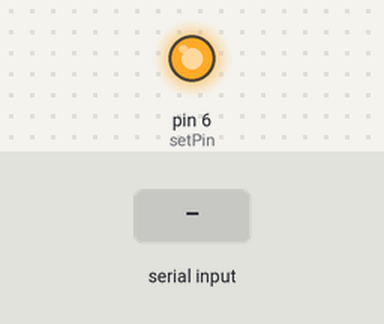
The sketch below on a simulated Arduino Uno, built with avr-gcc and run on an emulated ATmega328P. Parts: output pins drawn as LEDs (lit = HIGH). Inputs (shaded band) come from the test bench. What the sketch prints to the serial monitor is not drawn.

Above: at 1.2 s.
1.3 s: "AT+C001" received over the second serial link
At 1.55 s:
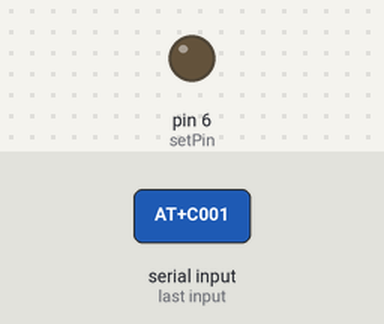
Timing chart, 0 to 4.3 s (numbered marks = the images above; inputs shaded):
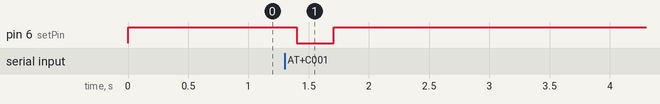

Measured:
- after the input at 1.3 s, pin 6 (setPin): HIGH → LOW after 0.10 s, → HIGH 0.31 s later

The sketch:

RX.ino
```cpp
/*    Arduino Long Range Wireless Communication using HC-12
        Example 02 - Changing channels using push buttons
   by Dejan Nedelkovski, www.HowToMechatronics.com
*/

#include <SoftwareSerial.h>

#define setPin 6

SoftwareSerial HC12(10, 11); // HC-12 TX Pin, HC-12 RX Pin

byte incomingByte;
String readBuffer = "";

void setup() {
  Serial.begin(9600);             // Open serial port to computer
  HC12.begin(9600);               // Open serial port to HC12
  pinMode(setPin, OUTPUT);
  digitalWrite(setPin, HIGH);     // HC-12 normal mode
}

void loop() {
  // ==== Storing the incoming data into a String variable
  while (HC12.available()) {             // If HC-12 has data
    incomingByte = HC12.read();          // Store each icoming byte from HC-12
    readBuffer += char(incomingByte);    // Add each byte to ReadBuffer string variable
  }
  delay(100);
  // ==== Sending data from one HC-12 to another via the Serial Monitor
  while (Serial.available()) {
    HC12.write(Serial.read());
  }
  // === If button 1 is pressed, set channel 01
  if (readBuffer == "AT+C001") {
    digitalWrite(setPin, LOW);           // Set HC-12 into AT Command mode
    delay(100);                          // Wait for the HC-12 to enter AT Command mode
    HC12.print(readBuffer);              // Send AT Command to HC-12 ("AT+C001")
    delay(200);
    while (HC12.available()) {           // If HC-12 has data (the AT Command response)
      Serial.write(HC12.read());         // Send the data to Serial monitor
    }
    Serial.println("Channel successfully changed");
    digitalWrite(setPin, HIGH);          // Exit AT Command mode
    readBuffer = "";
  }
  // === If button 2 is pressed, set channel 02
  if (readBuffer == "AT+C002") {
    digitalWrite(setPin, LOW);           // Set HC-12 into AT Command mode
    delay(100);                          // Wait for the HC-12 to enter AT Command mode
    HC12.print(readBuffer);              // Send AT Command to HC-12
    delay(200);
    while (HC12.available()) {           // If HC-12 has data (the AT Command response)
      Serial.write(HC12.read());         // Send the data to Serial monitor
    }
    Serial.println("Channel successfully changed");
    digitalWrite(setPin, HIGH);          // Exit AT Command mode

    readBuffer = "";
  }
  checkATCommand();
  readBuffer = "";                       // Clear readBuffer
}
// ==== Custom function - Check whether we have received an AT Command via the Serial Monitor
void checkATCommand () {
  if (readBuffer.startsWith("AT")) {     // Check whether the String starts with "AT"
    digitalWrite(setPin, LOW);           // Set HC-12 into AT Command mode
    delay(100);                          // Wait for the HC-12 to enter AT Command mode
    HC12.print(readBuffer);              // Send AT Command to HC-12
    delay(200);
    while (HC12.available()) {           // If HC-12 has data (the AT Command response)
      Serial.write(HC12.read());         // Send the data to Serial monitor
    }
    digitalWrite(setPin, HIGH);          // Exit AT Command mode
  }
}
```
